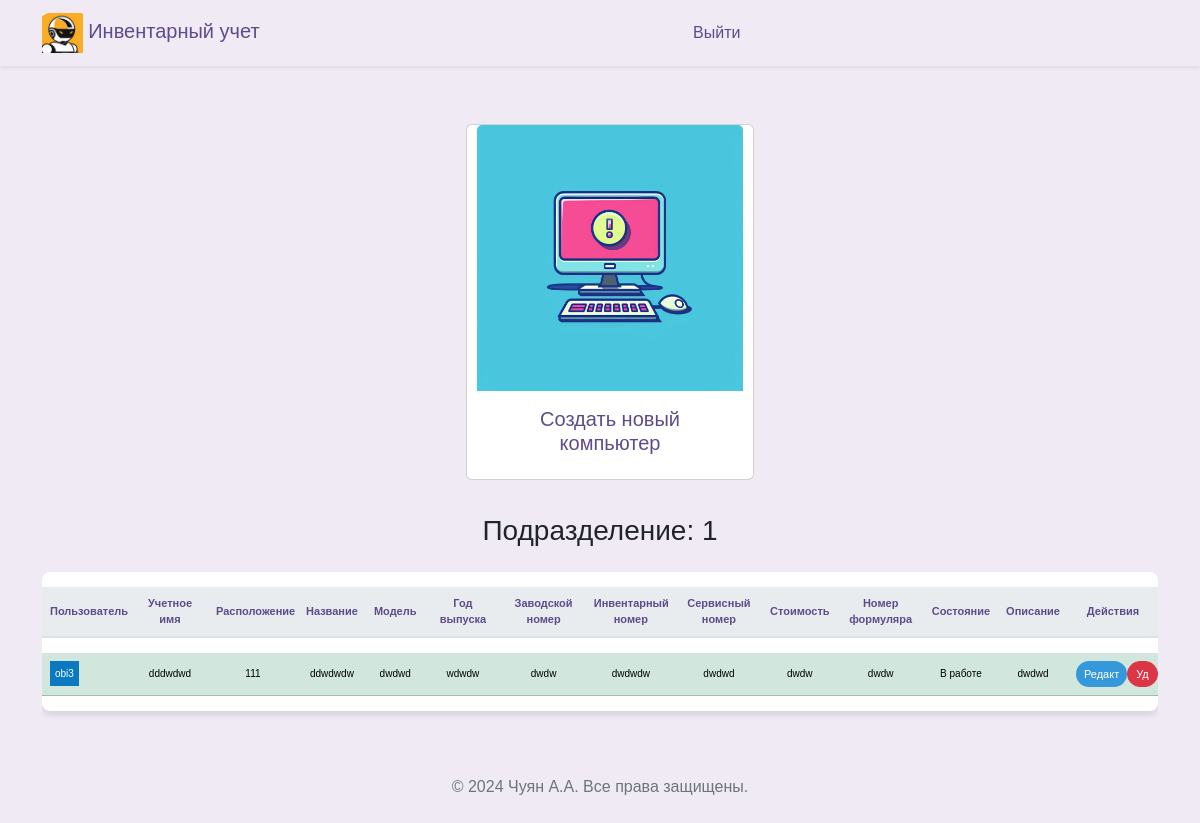
/arms (signed in), run on an earlier commit of the app's database.
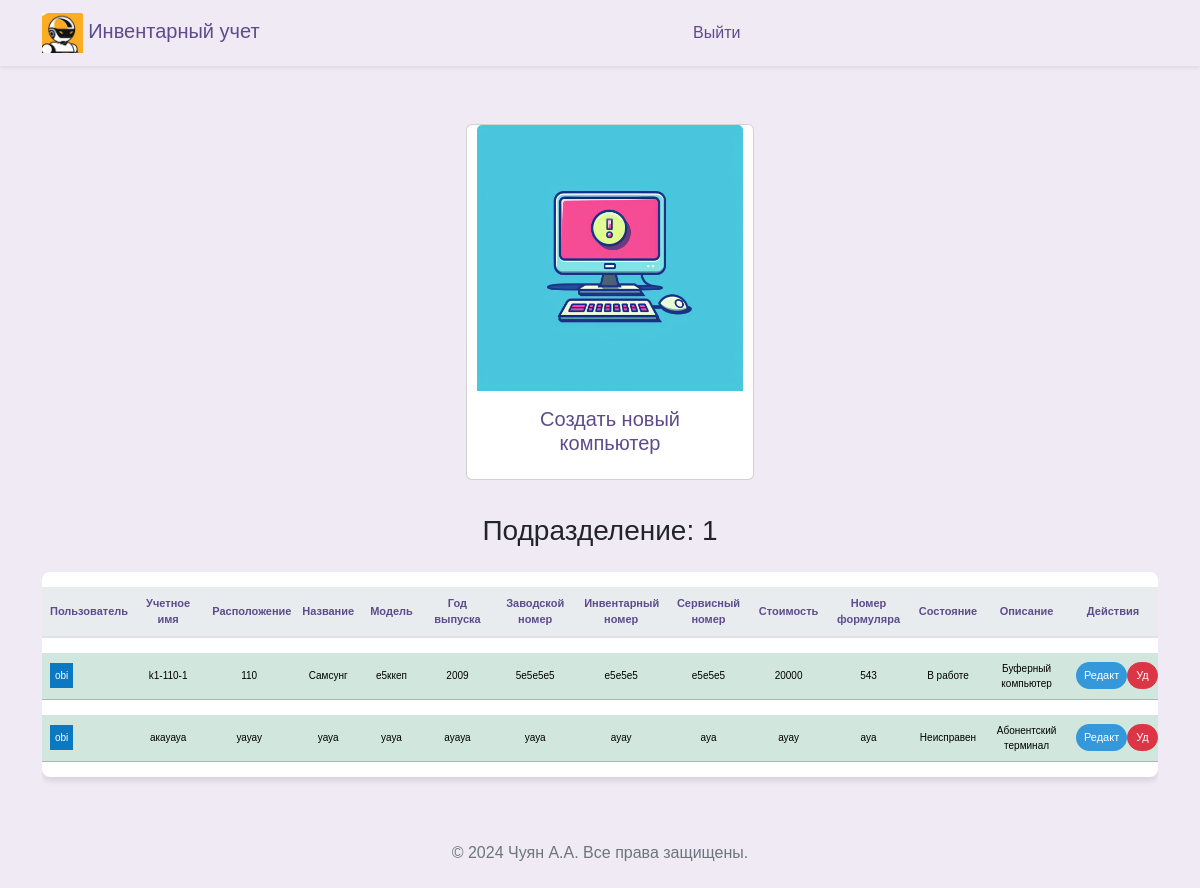
And on a later commit of the database.
### src/database/models.py (models this page shows)
class Worker(Base):
    __tablename__ = "worker"
    id = Column(Integer, primary_key=True)
    role = Column(Enum(Role), default=Role.guest)
    fio = Column(String)
    name = Column(String, unique=True)
    password = Column(String)
    department = Column(String)
    position = Column(String)
    description = Column(String, default=None)
    conn_worker_arm = relationship(
        "Arm", back_populates="conn_arm_worker"
    )

class Arm(Base):
    __tablename__ = "arm"
    id = Column(Integer, primary_key=True)
    title = Column(String, unique=True)
    department_arm = Column(String)
    location = Column(String)
    name = Column(String)
    model = Column(String)
    release = Column(String)
    num_serial = Column(String)
    num_invent = Column(String)
    num_service = Column(String)
    price = Column(String)
    formular = Column(String)
    state = Column(String)
    description = Column(String, default=None)
    description2 = Column(String, default=None)
    description3 = Column(String, default=None)
    id_worker = Column(Integer, ForeignKey("worker.id"), default=1)
    conn_arm_worker = relationship(
        "Worker", back_populates="conn_worker_arm"
    )

### src/frontend/router.py (the view)
@router.get("/arms")
async def get_arms(
    request: Request,
    worker: Worker = Depends(get_worker_or_redirect),
    session: AsyncSession = Depends(get_session),
):
    data = await CRUDArm.get_all(session)
    data_worker = await CRUDWorker.get_all(session)
    log.debug(f"Debug --- /arms data= {data}")
    log.debug(f"Debug --- /arms data_users= {data_worker}")
    log.debug(f"Debug --- /arms data_users[0].name= {data_worker[0].name}")
    return templates.TemplateResponse(
        "arms/index.html",
        {"request": request, "worker": worker, "data": data, "data_worker": data_worker},
    )

### src/frontend/template/arms/index.html (shortened to what the changed rows need)
{% extends "base/base.html" %}
{% block content %}
<head>
</head>
<div class="row">
  <div class="col-12">
    <h3 class="mb-4" style="margin-bottom: 60px; text-align: center;">Подразделение: {{ worker.department }}</h3>
    <div class="table-responsive">
      <table class="table table-hover table-shadow table-rounded">
        <thead>
          <tr>
            <th scope="col" >Пользователь</th>
            <th scope="col" >Учетное имя</th>
            <th scope="col" >Расположение</th>
            <th scope="col" >Название</th>
            <th scope="col" >Модель</th>
            <th scope="col" >Год выпуска</th>
            <th scope="col" >Заводской номер</th>
            <th scope="col" >Инвентарный номер</th>
            <th scope="col" >Сервисный номер</th>
            <th scope="col" >Стоимость</th>
            <th scope="col" >Номер формуляра</th>
            <th scope="col" >Состояние</th>
            <th scope="col" >Описание</th>
            <th scope="col" >Действия</th>
          </tr>
        </thead>
        <tbody class="text-center">
          {% for tuple in data %}
            {% set object = tuple %}
              {% if object.department_arm == worker.department %}
                {% for tuple2 in data_worker %}
                  {% if tuple2.id == object.id_worker %}
                    <tr class="table-success">
                      <td>
                        <div style="display: flex;">
                          <span style="background-color: #0b79c2; color: white; padding: 5px;">
                              {% set varUserName = tuple2.name %}
                              {% set varUserId = tuple2.id %}
                              {{varUserName}}
                          </span>
                        </div>
                      </td>
                      <td>{{ object.title }}</td>
                      <td>{{ object.location }}</td>
                      <td>{{ object.name }}</td>
                      <td>{{ object.model }}</td>
                      <td>{{ object.release }}</td>
                      <td>{{ object.num_serial }}</td>
                      <td>{{ object.num_invent }}</td>
                      <td>{{ object.num_service }}</td>
                      <td>{{ object.price }}</td>
                      <td>{{ object.formular }}</td>
                      <td>{{ object.state }}</td>
                      <td>{{ object.description }}</td>
                      <td>
                        <div style="display: flex;">
                          <button type="button" class="btn btn-primary btn-sm" style="background-color: #3498db; color: white; font-size: 11px;"
                            data-bs-toggle="modal"
                            data-bs-target="#modalUpdate"
                            data-bs-id="{{object.id}}"
                            data-bs-user="{{varUserName}}"
                            data-bs-title="{{object.title}}"
                            data-bs-location="{{object.location}}"
                            data-bs-name="{{object.name}}"
                            data-bs-model="{{object.model}}"
                            data-bs-release="{{object.release}}"
                            data-bs-num_serial="{{object.num_serial}}"
                            data-bs-num_invent="{{object.num_invent}}"
                            data-bs-num_service="{{object.num_service}}"
                            data-bs-price="{{object.price}}"
                            data-bs-formular="{{object.formular}}"
                            data-bs-state="{{object.state}}"
                            data-bs-description="{{object.description}}"
                            data-bs-workerdepartment= "{{worker.department}}"
                            data-bs-user_id="{{varUserId}}"
                            console.log(data-bs-user)
                            >
                            Редакт
                          </button>
                          <button type="button" class="btn btn-danger btn-sm" style="color: white; font-size: 11px;"
                            onclick="deleteArm('{{ object.id }}')">
                            Уд
                          </button>
                        </div>
                      </td>
                    </tr>
                {% endif %}
              {% endfor %}
            {% endif %}
          {% endfor %}
        </tbody>
      </table>
    </div>
  </div>
</div>
{% endblock %}

What changed in the data, as far as the page shows it:
removed Arm: title "dddwdwd", location "111", name "ddwdwdw", model "dwdwd", release "wdwdw", num_serial "dwdw", num_invent "dwdwdw", num_service "dwdwd", price "dwdw", formular "dwdw", state "В работе", description "dwdwd", Worker (name "obi3")
added Arm: title "k1-110-1", location "110", name "Самсунг", model "е5ккеп", release "2009", num_serial "5е5е5е5", num_invent "е5е5е5", num_service "е5е5е5", price "20000", formular "543", state "В работе", description "Буферный компьютер", Worker (name "obi")
added Arm: title "акауауа", location "уауау", name "уауа", model "уауа", release "ауауа", num_serial "уауа", num_invent "ауау", num_service "ауа", price "ауау", formular "ауа", state "Неисправен", description "Абонентский терминал", Worker (name "obi")
